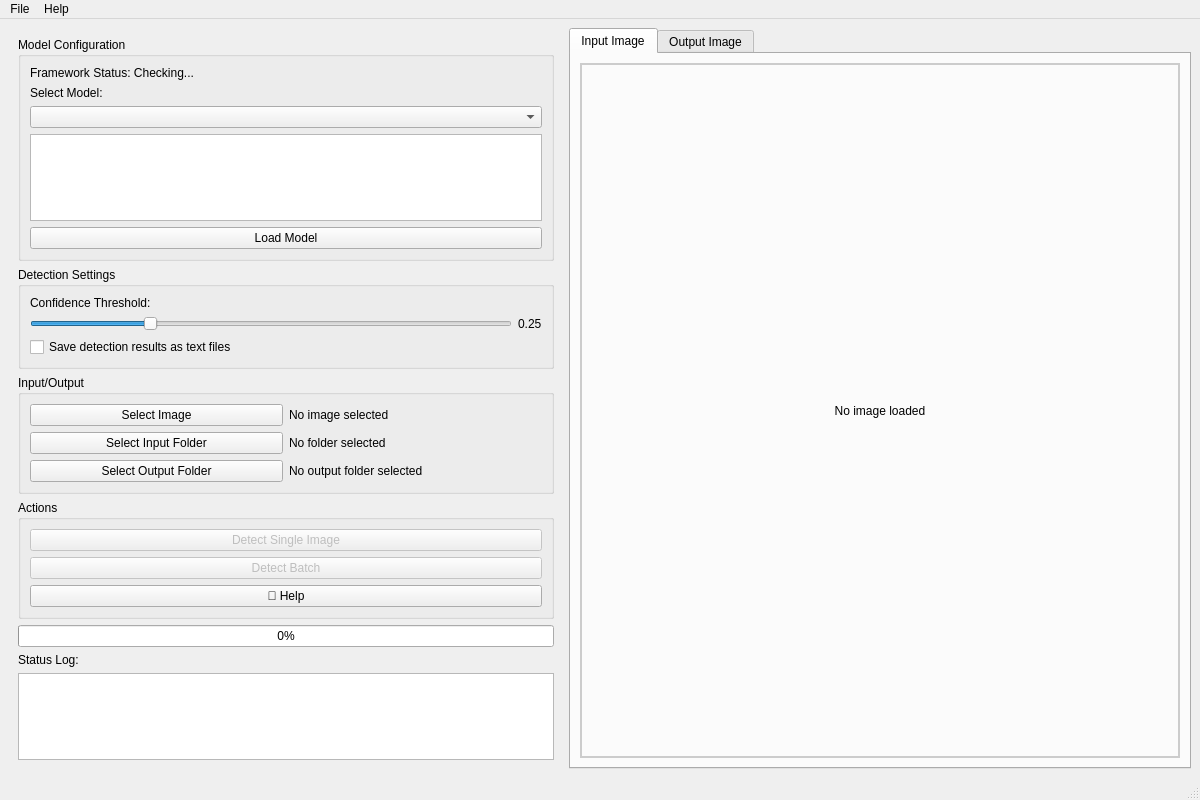
<?xml version="1.0" encoding="UTF-8"?>
<ui version="4.0">
 <class>MainWindow</class>
 <widget class="QMainWindow" name="MainWindow">
  <property name="geometry">
   <rect>
    <x>0</x>
    <y>0</y>
    <width>1200</width>
    <height>800</height>
   </rect>
  </property>
  <property name="windowTitle">
   <string>Vision Tester - YOLO Object Detection</string>
  </property>
  <widget class="QWidget" name="centralwidget">
   <layout class="QHBoxLayout" name="horizontalLayout">
    <item>
     <widget class="QWidget" name="wgt_left_panel" native="true">
      <property name="maximumWidth">
       <number>400</number>
      </property>
      <layout class="QVBoxLayout" name="verticalLayout">
       <item>
        <widget class="QGroupBox" name="grp_model">
         <property name="title">
          <string>Model Configuration</string>
         </property>
         <layout class="QVBoxLayout" name="verticalLayout_2">
          <item>
           <widget class="QLabel" name="lbl_framework_status">
            <property name="text">
             <string>Framework Status: Checking...</string>
            </property>
           </widget>
          </item>
          <item>
           <widget class="QLabel" name="lbl_model_select">
            <property name="text">
             <string>Select Model:</string>
            </property>
           </widget>
          </item>
          <item>
           <widget class="QComboBox" name="cmb_model"/>
          </item>
          <item>
           <widget class="QTextEdit" name="txt_model_info">
            <property name="maximumHeight">
             <number>100</number>
            </property>
            <property name="readOnly">
             <bool>true</bool>
            </property>
           </widget>
          </item>
          <item>
           <widget class="QPushButton" name="btn_load_model">
            <property name="text">
             <string>Load Model</string>
            </property>
           </widget>
          </item>
         </layout>
        </widget>
       </item>
       <item>
        <widget class="QGroupBox" name="grp_settings">
         <property name="title">
          <string>Detection Settings</string>
         </property>
         <layout class="QVBoxLayout" name="verticalLayout_3">
          <item>
           <widget class="QLabel" name="lbl_confidence">
            <property name="text">
             <string>Confidence Threshold:</string>
            </property>
           </widget>
          </item>
          <item>
           <layout class="QHBoxLayout" name="horizontalLayout_2">
            <item>
             <widget class="QSlider" name="sld_confidence">
              <property name="minimum">
               <number>1</number>
              </property>
              <property name="maximum">
               <number>100</number>
              </property>
              <property name="value">
               <number>25</number>
              </property>
              <property name="orientation">
               <enum>Qt::Horizontal</enum>
              </property>
             </widget>
            </item>
            <item>
             <widget class="QLabel" name="lbl_confidence_value">
              <property name="text">
               <string>0.25</string>
              </property>
              <property name="minimumWidth">
               <number>40</number>
              </property>
             </widget>
            </item>
           </layout>
          </item>
          <item>
           <widget class="QCheckBox" name="chk_save_txt">
            <property name="text">
             <string>Save detection results as text files</string>
            </property>
           </widget>
          </item>
         </layout>
        </widget>
       </item>
       <item>
        <widget class="QGroupBox" name="grp_input_output">
         <property name="title">
          <string>Input/Output</string>
         </property>
         <layout class="QVBoxLayout" name="verticalLayout_4">
          <item>
           <layout class="QHBoxLayout" name="horizontalLayout_3">
            <item>
             <widget class="QPushButton" name="btn_select_image">
              <property name="text">
               <string>Select Image</string>
              </property>
             </widget>
            </item>
            <item>
             <widget class="QLabel" name="lbl_image_path">
              <property name="text">
               <string>No image selected</string>
              </property>
              <property name="wordWrap">
               <bool>true</bool>
              </property>
             </widget>
            </item>
           </layout>
          </item>
          <item>
           <layout class="QHBoxLayout" name="horizontalLayout_4">
            <item>
             <widget class="QPushButton" name="btn_select_input_folder">
              <property name="text">
               <string>Select Input Folder</string>
              </property>
             </widget>
            </item>
            <item>
             <widget class="QLabel" name="lbl_input_folder">
              <property name="text">
               <string>No folder selected</string>
              </property>
              <property name="wordWrap">
               <bool>true</bool>
              </property>
             </widget>
            </item>
           </layout>
          </item>
          <item>
           <layout class="QHBoxLayout" name="horizontalLayout_5">
            <item>
             <widget class="QPushButton" name="btn_select_output_folder">
              <property name="text">
               <string>Select Output Folder</string>
              </property>
             </widget>
            </item>
            <item>
             <widget class="QLabel" name="lbl_output_folder">
              <property name="text">
               <string>No output folder selected</string>
              </property>
              <property name="wordWrap">
               <bool>true</bool>
              </property>
             </widget>
            </item>
           </layout>
          </item>
         </layout>
        </widget>
       </item>
       <item>
        <widget class="QGroupBox" name="grp_actions">
         <property name="title">
          <string>Actions</string>
         </property>
         <layout class="QVBoxLayout" name="verticalLayout_5">
          <item>
           <widget class="QPushButton" name="btn_detect_single">
            <property name="text">
             <string>Detect Single Image</string>
            </property>
            <property name="enabled">
             <bool>false</bool>
            </property>
           </widget>
          </item>
          <item>
           <widget class="QPushButton" name="btn_detect_batch">
            <property name="text">
             <string>Detect Batch</string>
            </property>
            <property name="enabled">
             <bool>false</bool>
            </property>
           </widget>
          </item>
          <item>
           <widget class="QPushButton" name="btn_help">
            <property name="text">
             <string>📖 Help</string>
            </property>
           </widget>
          </item>
         </layout>
        </widget>
       </item>
       <item>
        <widget class="QProgressBar" name="prg_progress">
         <property name="value">
          <number>0</number>
         </property>
        </widget>
       </item>
       <item>
        <widget class="QLabel" name="lbl_status_log">
         <property name="text">
          <string>Status Log:</string>
         </property>
        </widget>
       </item>
       <item>
        <widget class="QTextEdit" name="txt_log">
         <property name="maximumHeight">
          <number>150</number>
         </property>
         <property name="readOnly">
          <bool>true</bool>
         </property>
        </widget>
       </item>
       <item>
        <spacer name="verticalSpacer">
         <property name="orientation">
          <enum>Qt::Vertical</enum>
         </property>
         <property name="sizeHint" stdset="0">
          <size>
           <width>20</width>
           <height>40</height>
          </size>
         </property>
        </spacer>
       </item>
      </layout>
     </widget>
    </item>
    <item>
     <widget class="QTabWidget" name="tab_display">
      <property name="currentIndex">
       <number>0</number>
      </property>
      <widget class="QWidget" name="tab_input">
       <attribute name="title">
        <string>Input Image</string>
       </attribute>
       <layout class="QVBoxLayout" name="verticalLayout_6">
        <item>
         <widget class="QLabel" name="lbl_input_image">
          <property name="text">
           <string>No image loaded</string>
          </property>
          <property name="alignment">
           <set>Qt::AlignCenter</set>
          </property>
          <property name="minimumSize">
           <size>
            <width>600</width>
            <height>400</height>
           </size>
          </property>
          <property name="styleSheet">
           <string>border: 2px solid #ccc;</string>
          </property>
         </widget>
        </item>
       </layout>
      </widget>
      <widget class="QWidget" name="tab_output">
       <attribute name="title">
        <string>Output Image</string>
       </attribute>
       <layout class="QVBoxLayout" name="verticalLayout_7">
        <item>
         <widget class="QLabel" name="lbl_output_image">
          <property name="text">
           <string>No results yet</string>
          </property>
          <property name="alignment">
           <set>Qt::AlignCenter</set>
          </property>
          <property name="minimumSize">
           <size>
            <width>600</width>
            <height>400</height>
           </size>
          </property>
          <property name="styleSheet">
           <string>border: 2px solid #ccc;</string>
          </property>
         </widget>
        </item>
       </layout>
      </widget>
     </widget>
    </item>
   </layout>
  </widget>
  <widget class="QMenuBar" name="menubar">
   <property name="geometry">
    <rect>
     <x>0</x>
     <y>0</y>
     <width>1200</width>
     <height>21</height>
    </rect>
   </property>
   <widget class="QMenu" name="menu_file">
    <property name="title">
     <string>File</string>
    </property>
    <addaction name="action_exit"/>
   </widget>
   <widget class="QMenu" name="menu_help">
    <property name="title">
     <string>Help</string>
    </property>
    <addaction name="action_about"/>
   </widget>
   <addaction name="menu_file"/>
   <addaction name="menu_help"/>
  </widget>
  <widget class="QStatusBar" name="statusbar"/>
  <action name="action_exit">
   <property name="text">
    <string>Exit</string>
   </property>
  </action>
  <action name="action_about">
   <property name="text">
    <string>About</string>
   </property>
  </action>
 </widget>
 <resources/>
 <connections/>
</ui>
